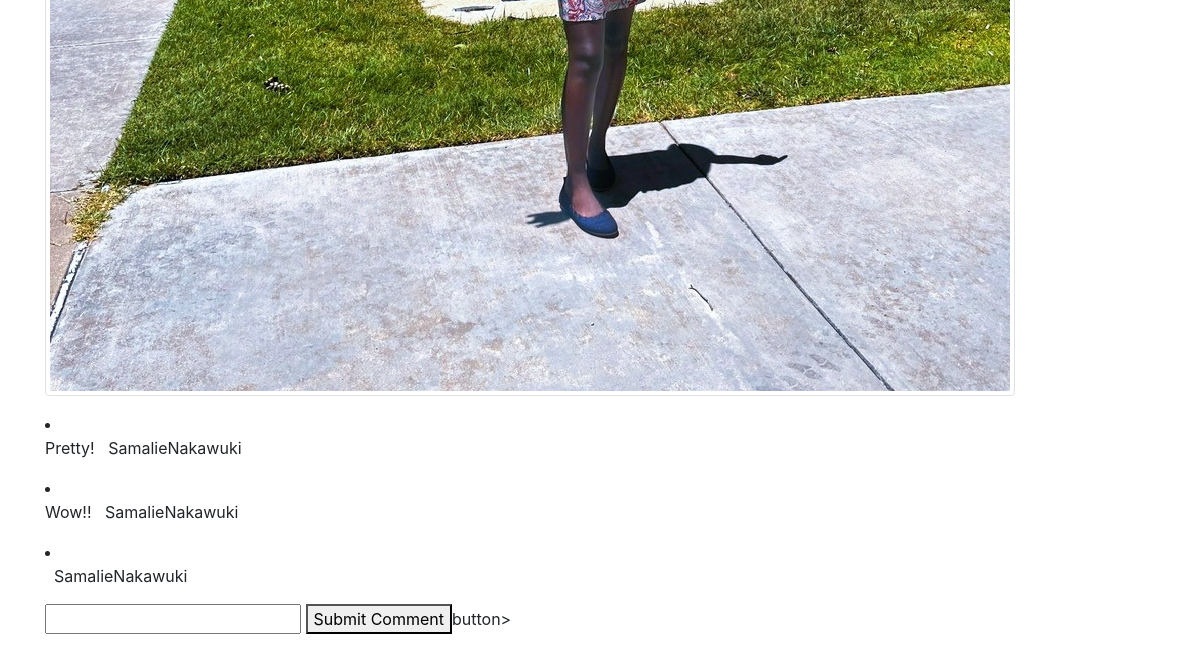
The page /comments/1 (signed in, lower part) on the database as committed earlier.
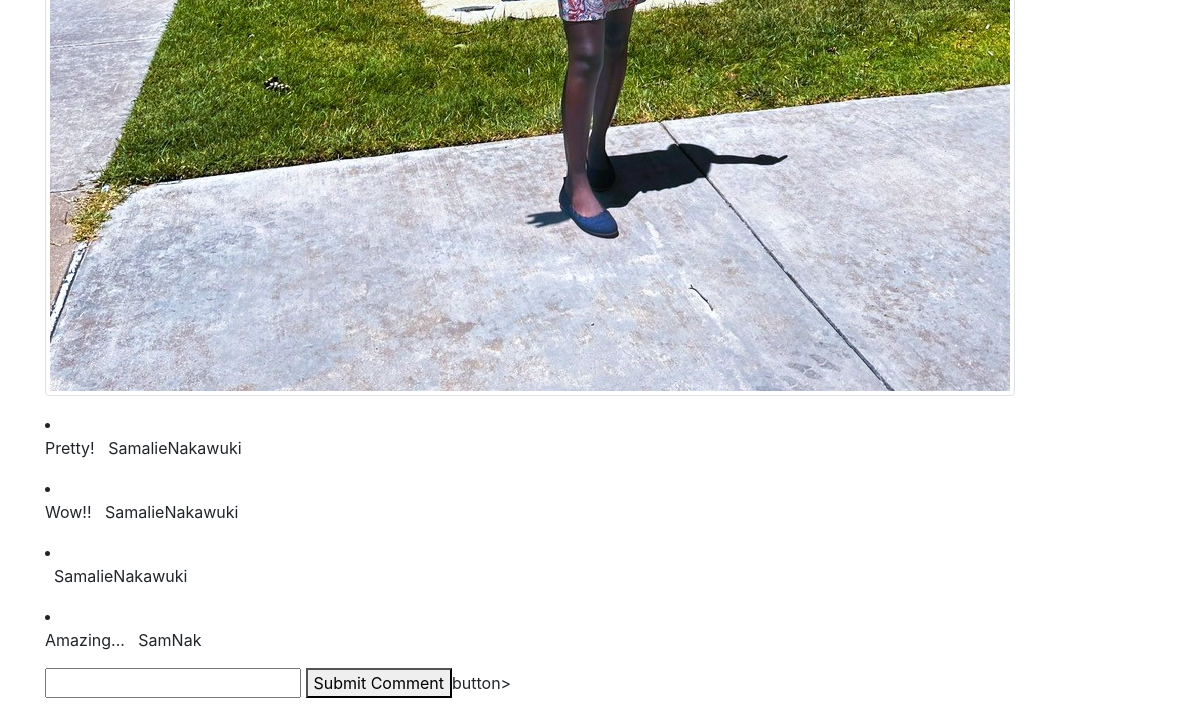
The same page on the database as committed later.
### FeedApp/models.py (models this page shows, shortened)
class Comment(models.Model):
    post = models.ForeignKey(Post, on_delete=models.CASCADE)
    username = models.ForeignKey(User, related_name='details', on_delete=models.CASCADE)
    text = models.CharField(max_length=200)
    date_added = models.DateTimeField(auto_now_add=True, blank=True)

### FeedApp/views.py (the view)
# urls.py: path('comments/<int:post_id>', views.comments,name='comments'),
@login_required
def comments(request, post_id):
    if request.method == 'POST' and request.POST.get("btn1"):
        comment = request.POST.get("comment")
        Comment.objects.create(post_id=post_id,username=request.user,text=comment,date_added=date.today())
    comments = Comment.objects.filter(post=post_id)
    post = Post.objects.get(id=post_id)
    context = {'post': post, 'comments': comments}
    return render(request, 'FeedApp/comments.html', context)

### FeedApp/templates/FeedApp/comments.html (shortened to what this page needs)
{% extends "FeedApp/base.html" %}
{% load bootstrap4 %}
{% block content %}
</p><img src="{{ post.image.url }}" class="img-thumbnail" style"max-height:300px" alt="No imgage"><br></p>
<form method="POST">
    {% for c in comments %}
    <li>
        <p> {{c.text}} &nbsp {{ c.username }}</p>
    </li>
    {% empty %}
    <li>There are no comments for this post.</li>
    <li>
        {% endfor %}
        <p><input type="text" name="comment" </p>
            <button type="submit" name="btn1" value=1>Submit Comment</button>button>
</form>
{% endblock content %}

Rows that differ between the two databases and show on the page:
added Comment: text "Amazing...", username "SamNak"
